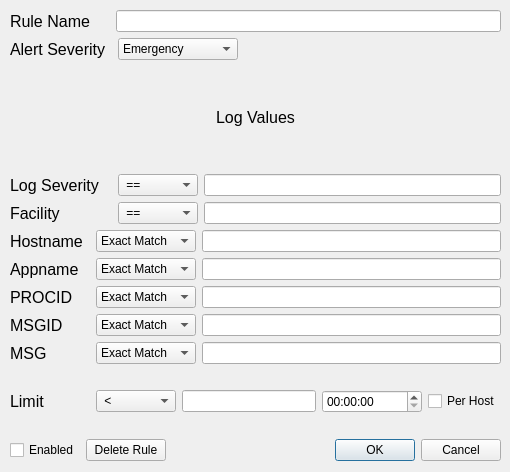
<?xml version="1.0" encoding="UTF-8"?>
<ui version="4.0">
 <class>NewRuleDialog</class>
 <widget class="QDialog" name="NewRuleDialog">
  <property name="geometry">
   <rect>
    <x>0</x>
    <y>0</y>
    <width>510</width>
    <height>472</height>
   </rect>
  </property>
  <property name="windowTitle">
   <string>Dialog</string>
  </property>
  <widget class="QWidget" name="verticalLayoutWidget">
   <property name="geometry">
    <rect>
     <x>10</x>
     <y>10</y>
     <width>491</width>
     <height>451</height>
    </rect>
   </property>
   <layout class="QVBoxLayout" name="verticalLayout">
    <item>
     <layout class="QHBoxLayout" name="_01_Name">
      <item>
       <widget class="QLabel" name="label_8">
        <property name="minimumSize">
         <size>
          <width>100</width>
          <height>0</height>
         </size>
        </property>
        <property name="font">
         <font>
          <pointsize>12</pointsize>
         </font>
        </property>
        <property name="text">
         <string>Rule Name</string>
        </property>
       </widget>
      </item>
      <item>
       <widget class="QLineEdit" name="nameLineEdit"/>
      </item>
     </layout>
    </item>
    <item>
     <layout class="QHBoxLayout" name="_02_AlertSeverity">
      <item>
       <widget class="QLabel" name="label_10">
        <property name="minimumSize">
         <size>
          <width>102</width>
          <height>0</height>
         </size>
        </property>
        <property name="font">
         <font>
          <pointsize>12</pointsize>
         </font>
        </property>
        <property name="text">
         <string>Alert Severity</string>
        </property>
       </widget>
      </item>
      <item>
       <widget class="QComboBox" name="alertSeverityComboBox">
        <property name="minimumSize">
         <size>
          <width>120</width>
          <height>0</height>
         </size>
        </property>
        <property name="maximumSize">
         <size>
          <width>150</width>
          <height>16777215</height>
         </size>
        </property>
        <item>
         <property name="text">
          <string>Emergency</string>
         </property>
        </item>
        <item>
         <property name="text">
          <string>Alert</string>
         </property>
        </item>
        <item>
         <property name="text">
          <string>Critical</string>
         </property>
        </item>
        <item>
         <property name="text">
          <string>Error</string>
         </property>
        </item>
        <item>
         <property name="text">
          <string>Warning</string>
         </property>
        </item>
        <item>
         <property name="text">
          <string>Notice</string>
         </property>
        </item>
        <item>
         <property name="text">
          <string>Informational</string>
         </property>
        </item>
        <item>
         <property name="text">
          <string>Debug</string>
         </property>
        </item>
       </widget>
      </item>
      <item>
       <spacer name="horizontalSpacer_3">
        <property name="orientation">
         <enum>Qt::Orientation::Horizontal</enum>
        </property>
        <property name="sizeHint" stdset="0">
         <size>
          <width>40</width>
          <height>20</height>
         </size>
        </property>
       </spacer>
      </item>
     </layout>
    </item>
    <item>
     <widget class="QLabel" name="label_11">
      <property name="font">
       <font>
        <pointsize>12</pointsize>
       </font>
      </property>
      <property name="text">
       <string>Log Values</string>
      </property>
      <property name="alignment">
       <set>Qt::AlignmentFlag::AlignCenter</set>
      </property>
     </widget>
    </item>
    <item>
     <layout class="QHBoxLayout" name="_03_Severity">
      <item>
       <widget class="QLabel" name="label">
        <property name="minimumSize">
         <size>
          <width>102</width>
          <height>0</height>
         </size>
        </property>
        <property name="font">
         <font>
          <pointsize>12</pointsize>
         </font>
        </property>
        <property name="text">
         <string>Log Severity</string>
        </property>
       </widget>
      </item>
      <item>
       <widget class="QComboBox" name="severityComboBox">
        <property name="minimumSize">
         <size>
          <width>80</width>
          <height>0</height>
         </size>
        </property>
        <item>
         <property name="text">
          <string> ==</string>
         </property>
        </item>
        <item>
         <property name="text">
          <string> !=</string>
         </property>
        </item>
        <item>
         <property name="text">
          <string> &lt;</string>
         </property>
        </item>
        <item>
         <property name="text">
          <string> &lt;=</string>
         </property>
        </item>
        <item>
         <property name="text">
          <string> &gt;</string>
         </property>
        </item>
        <item>
         <property name="text">
          <string> &gt;=</string>
         </property>
        </item>
       </widget>
      </item>
      <item>
       <widget class="QLineEdit" name="severityLineEdit"/>
      </item>
     </layout>
    </item>
    <item>
     <layout class="QHBoxLayout" name="_04_Facility">
      <item>
       <widget class="QLabel" name="label_2">
        <property name="minimumSize">
         <size>
          <width>102</width>
          <height>0</height>
         </size>
        </property>
        <property name="font">
         <font>
          <pointsize>12</pointsize>
         </font>
        </property>
        <property name="text">
         <string>Facility</string>
        </property>
       </widget>
      </item>
      <item>
       <widget class="QComboBox" name="facilityComboBox">
        <property name="minimumSize">
         <size>
          <width>80</width>
          <height>0</height>
         </size>
        </property>
        <item>
         <property name="text">
          <string> ==</string>
         </property>
        </item>
        <item>
         <property name="text">
          <string> !=</string>
         </property>
        </item>
        <item>
         <property name="text">
          <string> &lt;</string>
         </property>
        </item>
        <item>
         <property name="text">
          <string> &lt;=</string>
         </property>
        </item>
        <item>
         <property name="text">
          <string> &gt;</string>
         </property>
        </item>
        <item>
         <property name="text">
          <string> &gt;=</string>
         </property>
        </item>
       </widget>
      </item>
      <item>
       <widget class="QLineEdit" name="facilityLineEdit"/>
      </item>
     </layout>
    </item>
    <item>
     <layout class="QHBoxLayout" name="_05_Hostname">
      <item>
       <widget class="QLabel" name="label_3">
        <property name="minimumSize">
         <size>
          <width>80</width>
          <height>0</height>
         </size>
        </property>
        <property name="font">
         <font>
          <pointsize>12</pointsize>
         </font>
        </property>
        <property name="text">
         <string>Hostname</string>
        </property>
       </widget>
      </item>
      <item>
       <widget class="QComboBox" name="hostnameComboBox">
        <property name="minimumSize">
         <size>
          <width>100</width>
          <height>0</height>
         </size>
        </property>
        <item>
         <property name="text">
          <string>Exact Match</string>
         </property>
        </item>
        <item>
         <property name="text">
          <string>Contains</string>
         </property>
        </item>
        <item>
         <property name="text">
          <string>Starts With</string>
         </property>
        </item>
       </widget>
      </item>
      <item>
       <widget class="QLineEdit" name="hostnameLineEdit"/>
      </item>
     </layout>
    </item>
    <item>
     <layout class="QHBoxLayout" name="_06_Appname">
      <item>
       <widget class="QLabel" name="label_4">
        <property name="minimumSize">
         <size>
          <width>80</width>
          <height>0</height>
         </size>
        </property>
        <property name="font">
         <font>
          <pointsize>12</pointsize>
         </font>
        </property>
        <property name="text">
         <string>Appname</string>
        </property>
       </widget>
      </item>
      <item>
       <widget class="QComboBox" name="appnameComboBox">
        <property name="minimumSize">
         <size>
          <width>100</width>
          <height>0</height>
         </size>
        </property>
        <item>
         <property name="text">
          <string>Exact Match</string>
         </property>
        </item>
        <item>
         <property name="text">
          <string>Contains</string>
         </property>
        </item>
        <item>
         <property name="text">
          <string>Starts With</string>
         </property>
        </item>
       </widget>
      </item>
      <item>
       <widget class="QLineEdit" name="appnameLineEdit"/>
      </item>
     </layout>
    </item>
    <item>
     <layout class="QHBoxLayout" name="_07_Procid">
      <item>
       <widget class="QLabel" name="label_5">
        <property name="minimumSize">
         <size>
          <width>80</width>
          <height>0</height>
         </size>
        </property>
        <property name="font">
         <font>
          <pointsize>12</pointsize>
         </font>
        </property>
        <property name="text">
         <string>PROCID</string>
        </property>
       </widget>
      </item>
      <item>
       <widget class="QComboBox" name="procidComboBox">
        <property name="minimumSize">
         <size>
          <width>100</width>
          <height>0</height>
         </size>
        </property>
        <item>
         <property name="text">
          <string>Exact Match</string>
         </property>
        </item>
        <item>
         <property name="text">
          <string>Contains</string>
         </property>
        </item>
        <item>
         <property name="text">
          <string>Starts With</string>
         </property>
        </item>
       </widget>
      </item>
      <item>
       <widget class="QLineEdit" name="procidLineEdit"/>
      </item>
     </layout>
    </item>
    <item>
     <layout class="QHBoxLayout" name="_08_Msgid">
      <item>
       <widget class="QLabel" name="label_6">
        <property name="minimumSize">
         <size>
          <width>80</width>
          <height>0</height>
         </size>
        </property>
        <property name="font">
         <font>
          <pointsize>12</pointsize>
         </font>
        </property>
        <property name="text">
         <string>MSGID</string>
        </property>
       </widget>
      </item>
      <item>
       <widget class="QComboBox" name="msgidComboBox">
        <property name="minimumSize">
         <size>
          <width>100</width>
          <height>0</height>
         </size>
        </property>
        <item>
         <property name="text">
          <string>Exact Match</string>
         </property>
        </item>
        <item>
         <property name="text">
          <string>Contains</string>
         </property>
        </item>
        <item>
         <property name="text">
          <string>Starts With</string>
         </property>
        </item>
       </widget>
      </item>
      <item>
       <widget class="QLineEdit" name="msgidLineEdit"/>
      </item>
     </layout>
    </item>
    <item>
     <layout class="QHBoxLayout" name="_09_Msg">
      <item>
       <widget class="QLabel" name="label_7">
        <property name="minimumSize">
         <size>
          <width>80</width>
          <height>0</height>
         </size>
        </property>
        <property name="font">
         <font>
          <pointsize>12</pointsize>
         </font>
        </property>
        <property name="text">
         <string>MSG</string>
        </property>
       </widget>
      </item>
      <item>
       <widget class="QComboBox" name="msgComboBox">
        <property name="minimumSize">
         <size>
          <width>100</width>
          <height>0</height>
         </size>
        </property>
        <item>
         <property name="text">
          <string>Exact Match</string>
         </property>
        </item>
        <item>
         <property name="text">
          <string>Contains</string>
         </property>
        </item>
        <item>
         <property name="text">
          <string>Starts With</string>
         </property>
        </item>
       </widget>
      </item>
      <item>
       <widget class="QLineEdit" name="msgLineEdit"/>
      </item>
     </layout>
    </item>
    <item>
     <spacer name="horizontalSpacer">
      <property name="orientation">
       <enum>Qt::Orientation::Horizontal</enum>
      </property>
      <property name="sizeHint" stdset="0">
       <size>
        <width>40</width>
        <height>20</height>
       </size>
      </property>
     </spacer>
    </item>
    <item>
     <layout class="QHBoxLayout" name="_10_Limit">
      <item>
       <widget class="QLabel" name="label_9">
        <property name="minimumSize">
         <size>
          <width>80</width>
          <height>0</height>
         </size>
        </property>
        <property name="font">
         <font>
          <pointsize>12</pointsize>
         </font>
        </property>
        <property name="text">
         <string>Limit</string>
        </property>
       </widget>
      </item>
      <item>
       <widget class="QComboBox" name="limitComboBox">
        <property name="minimumSize">
         <size>
          <width>80</width>
          <height>0</height>
         </size>
        </property>
        <item>
         <property name="text">
          <string> &lt;</string>
         </property>
        </item>
        <item>
         <property name="text">
          <string> &lt;=</string>
         </property>
        </item>
        <item>
         <property name="text">
          <string> &gt;</string>
         </property>
        </item>
        <item>
         <property name="text">
          <string> &gt;=</string>
         </property>
        </item>
       </widget>
      </item>
      <item>
       <widget class="QLineEdit" name="limitLineEdit"/>
      </item>
      <item>
       <widget class="QTimeEdit" name="limitTimeEdit">
        <property name="minimumSize">
         <size>
          <width>100</width>
          <height>0</height>
         </size>
        </property>
       </widget>
      </item>
      <item>
       <widget class="QCheckBox" name="perHostCheckBox">
        <property name="text">
         <string>Per Host</string>
        </property>
       </widget>
      </item>
     </layout>
    </item>
    <item>
     <spacer name="horizontalSpacer_2">
      <property name="orientation">
       <enum>Qt::Orientation::Horizontal</enum>
      </property>
      <property name="sizeHint" stdset="0">
       <size>
        <width>40</width>
        <height>20</height>
       </size>
      </property>
     </spacer>
    </item>
    <item>
     <layout class="QHBoxLayout" name="_11_other">
      <item>
       <widget class="QCheckBox" name="ruleEnabledCheckBox">
        <property name="text">
         <string>Enabled</string>
        </property>
       </widget>
      </item>
      <item>
       <widget class="QPushButton" name="deleteRuleButton">
        <property name="text">
         <string>Delete Rule</string>
        </property>
       </widget>
      </item>
      <item>
       <widget class="QDialogButtonBox" name="buttonBox">
        <property name="orientation">
         <enum>Qt::Orientation::Horizontal</enum>
        </property>
        <property name="standardButtons">
         <set>QDialogButtonBox::StandardButton::Cancel|QDialogButtonBox::StandardButton::Ok</set>
        </property>
       </widget>
      </item>
     </layout>
    </item>
   </layout>
  </widget>
 </widget>
 <resources/>
 <connections>
  <connection>
   <sender>buttonBox</sender>
   <signal>accepted()</signal>
   <receiver>NewRuleDialog</receiver>
   <slot>accept()</slot>
   <hints>
    <hint type="sourcelabel">
     <x>248</x>
     <y>254</y>
    </hint>
    <hint type="destinationlabel">
     <x>157</x>
     <y>274</y>
    </hint>
   </hints>
  </connection>
  <connection>
   <sender>buttonBox</sender>
   <signal>rejected()</signal>
   <receiver>NewRuleDialog</receiver>
   <slot>reject()</slot>
   <hints>
    <hint type="sourcelabel">
     <x>316</x>
     <y>260</y>
    </hint>
    <hint type="destinationlabel">
     <x>286</x>
     <y>274</y>
    </hint>
   </hints>
  </connection>
 </connections>
</ui>
